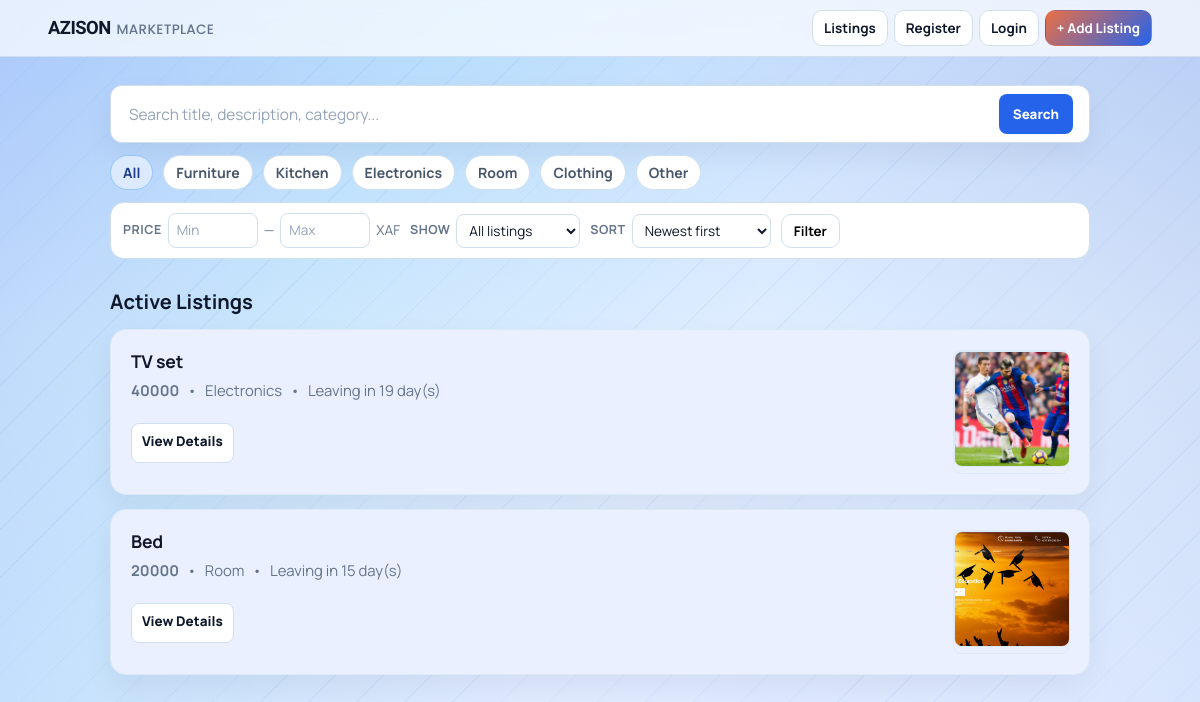
The page / on the database its author committed.
### tables this page shows
CREATE TABLE listings(
            id INTEGER PRIMARY KEY AUTOINCREMENT,
            title TEXT,
            price TEXT,
            category TEXT,
            phone TEXT,
            owner_phone TEXT,
            leave_date TEXT,
            description TEXT,
            image TEXT,
            is_featured INTEGER DEFAULT 0
        , view_count INTEGER DEFAULT 0);

### app.py (the view, shortened to what this page needs)
@app.route("/")
def home():
    conn = get_db()
    cursor = conn.cursor()
    category = request.args.get("category")
    search = request.args.get("search")
    min_price = request.args.get("min_price", "").strip()
    max_price = request.args.get("max_price", "").strip()
    show_filter = request.args.get("show", "").strip()
    sort = request.args.get("sort", "").strip()
    user_phone = get_session_phone()
    conditions = []
    params = []
    if category:
        conditions.append("category = ?")
        params.append(category)
    if search:
        query = f"%{search}%"
        conditions.append("(title LIKE ? OR category LIKE ? OR price LIKE ? OR phone LIKE ? OR description LIKE ?)")
        params.extend([query, query, query, query, query])
    if min_price:
        try:
            conditions.append("CAST(price AS INTEGER) >= ?")
            params.append(int(min_price))
        except ValueError:
            pass
    if max_price:
        try:
            conditions.append("CAST(price AS INTEGER) <= ?")
            params.append(int(max_price))
        except ValueError:
            pass
    if show_filter == "active":
        conditions.append("is_featured = 0")
    elif show_filter == "featured":
        conditions.append("is_featured = 1")
    if show_filter != "all":
        today_str = current_date().isoformat()
        conditions.append("leave_date >= ?")
        params.append(today_str)
    where_clause = " AND ".join(conditions) if conditions else "1"
    if sort == "price_asc":
        order_clause = "CAST(price AS INTEGER) ASC, id DESC"
    elif sort == "price_desc":
        order_clause = "CAST(price AS INTEGER) DESC, id DESC"
    elif sort == "ending_soon":
        order_clause = "leave_date ASC, is_featured DESC"
    else:
        order_clause = "is_featured DESC, id DESC"
    cursor.execute(
        f"SELECT * FROM listings WHERE {where_clause} ORDER BY {order_clause}",
        params,
    )
    all_listings = cursor.fetchall()
    today = current_date()
    featured_listings = []
    active_listings = []
    expired_listings = []
    for item in all_listings:
        leave_date = datetime.strptime(item["leave_date"], "%Y-%m-%d").date()
        days_left = (leave_date - today).days
        is_expired = days_left < 0
        owner_phone = item["owner_phone"] or ""
        listing_data = {
            "id": item["id"],
            "title": item["title"],
            "price": item["price"],
            "category": item["category"],
            "phone": item["phone"],
            "owner_phone": owner_phone,
            "leave_date": item["leave_date"],
            "description": item["description"] or "",
            "image": item["image"],
            "is_featured": item["is_featured"],
            "days_left": days_left,
            "is_expired": is_expired,
            "can_manage": bool(user_phone and user_phone == owner_phone),
        }
        if is_expired:
            expired_listings.append(listing_data)
        elif item["is_featured"] == 1:
            featured_listings.append(listing_data)
        else:
            active_listings.append(listing_data)
    enhanced_listings = featured_listings + active_listings + expired_listings
    conn.close()
    return render_template(
        "index.html",
        listings=enhanced_listings,
        search=search,
    )

### templates/index.html (shortened to what this page needs)
<!DOCTYPE html>
<html lang="en">
<head>
    <link rel="stylesheet" href="{{ url_for('static', filename='css/marketplace.css') }}">
</head>
<body>
    {% include "_navigation.html" %}
    <main class="page">
        <section class="controls">
            <form class="search" action="/" method="get">
                <input type="text" name="search" placeholder="Search title, description, category..." value="{{ request.args.get('search', '') }}">
                <button type="submit">Search</button>
            </form>
            {% set active_category = request.args.get('category') %}
            {% set active_search = request.args.get('search') %}
            {% set active_show = request.args.get('show') %}
            {% set active_sort = request.args.get('sort') %}
            {% set active_min = request.args.get('min_price', '') %}
            {% set active_max = request.args.get('max_price', '') %}
            <div class="chips">
                <a class="chip {% if not active_category %}active{% endif %}" href="{{ url_for('home', search=active_search, min_price=active_min, max_price=active_max, show=active_show, sort=active_sort) }}">All</a>
                <a class="chip {% if active_category == 'Furniture' %}active{% endif %}" href="{{ url_for('home', category='Furniture', search=active_search, min_price=active_min, max_price=active_max, show=active_show, sort=active_sort) }}">Furniture</a>
                <a class="chip {% if active_category == 'Kitchen' %}active{% endif %}" href="{{ url_for('home', category='Kitchen', search=active_search, min_price=active_min, max_price=active_max, show=active_show, sort=active_sort) }}">Kitchen</a>
                <a class="chip {% if active_category == 'Electronics' %}active{% endif %}" href="{{ url_for('home', category='Electronics', search=active_search, min_price=active_min, max_price=active_max, show=active_show, sort=active_sort) }}">Electronics</a>
                <a class="chip {% if active_category == 'Room' %}active{% endif %}" href="{{ url_for('home', category='Room', search=active_search, min_price=active_min, max_price=active_max, show=active_show, sort=active_sort) }}">Room</a>
                <a class="chip {% if active_category == 'Clothing' %}active{% endif %}" href="{{ url_for('home', category='Clothing', search=active_search, min_price=active_min, max_price=active_max, show=active_show, sort=active_sort) }}">Clothing</a>
                <a class="chip {% if active_category == 'Other' %}active{% endif %}" href="{{ url_for('home', category='Other', search=active_search, min_price=active_min, max_price=active_max, show=active_show, sort=active_sort) }}">Other</a>
            </div>
            <div class="filter-row">
                <form class="filter-form" action="/" method="get">
                    <div class="filter-group">
                        <label for="min_price">Price</label>
                        <input id="min_price" type="number" name="min_price" placeholder="Min" min="0" value="{{ active_min }}" style="width:90px;">
                        <span style="color:var(--muted);font-size:0.85rem;">—</span>
                        <input type="number" name="max_price" placeholder="Max" min="0" value="{{ active_max }}" style="width:90px;">
                        <span style="color:var(--muted);font-size:0.85rem;white-space:nowrap;">XAF</span>
                    </div>
                    <div class="filter-group">
                        <label for="show">Show</label>
                        <select id="show" name="show">
                            <option value="" {% if not active_show %}selected{% endif %}>All listings</option>
                        </select>
                    </div>
                    <div class="filter-group">
                        <label for="sort">Sort</label>
                        <select id="sort" name="sort">
                            <option value="newest" {% if not active_sort or active_sort == 'newest' %}selected{% endif %}>Newest first</option>
                        </select>
                    </div>
                    <button type="submit" style="padding:7px 12px;border:1px solid var(--line);border-radius:10px;background:#fff;font-weight:700;font-family:inherit;cursor:pointer;">Filter</button>
                </form>
            </div>
        </section>
        <section class="list">
            {% if listings %}
                {% set sections = namespace(featured_shown=false, active_shown=false, expired_shown=false) %}
                {% for item in listings %}
                    {% if item['is_expired'] and not sections.expired_shown %}
                        <div class="listing-section-heading">
                            <h2>Expired Listings</h2>
                        </div>
                        {% set sections.expired_shown = true %}
                    {% elif item['is_featured'] == 1 and not sections.featured_shown %}
                        <div class="listing-section-heading">
                            <h2>⭐ Featured Listings</h2>
                        </div>
                        {% set sections.featured_shown = true %}
                    {% elif not item['is_expired'] and item['is_featured'] != 1 and not sections.active_shown %}
                        <div class="listing-section-heading">
                            <h2>Active Listings</h2>
                        </div>
                        {% set sections.active_shown = true %}
                    {% endif %}
                    {% set detail_url = url_for('listing_detail', id=item['id'], category=request.args.get('category'), search=request.args.get('search')) %}
                    <article class="card clickable" data-href="{{ detail_url }}" tabindex="0" role="link" aria-label="Open listing: {{ item['title'] }}">
                        <div class="card-body">
                            <h2>
                                <a href="{{ detail_url }}">
                                    {{ item['title'] | highlight(search) }}
                                </a>
                            </h2>
                            <p class="meta">
                                <span><strong>{{ item['price'] | highlight(search) }}</strong></span>
                                <span>•</span>
                                <span>{{ item['category'] | highlight(search) }}</span>
                                <span>•</span>
                                {% if item['is_expired'] %}
                                    <span class="deadline expired">Expired {{ item['days_left'] * -1 }} day(s) ago</span>
                                {% elif item['days_left'] <= 3 %}
                                    <span class="deadline soon">⚡ Leaving in {{ item['days_left'] }} day(s)</span>
                                {% else %}
                                    <span class="deadline">Leaving in {{ item['days_left'] }} day(s)</span>
                                {% endif %}
                            </p>
                            <div class="actions">
                                <a class="action-link" href="{{ detail_url }}">View Details</a>
                            </div>
                        </div>
                        {% if item['image'] %}
                            <a class="thumb-link lightbox-trigger" href="{{ listing_image_url(item['image']) }}" title="Open full image">
                                <img class="thumb" src="{{ listing_image_url(item['image']) }}" alt="{{ item['title'] }}">
                            </a>
                        {% endif %}
                    </article>
                {% endfor %}
            {% else %}
                <p class="empty">No listings match your current search/filter.</p>
            {% endif %}
        </section>
    </main>
</body>
</html>

### rows shown on the page
listings: is_featured "Active Listings", title|highlight "TV set", price|highlight "40000", category|highlight "Electronics", days_left "19", image (picture)
listings: title|highlight "Bed", price|highlight "20000", category|highlight "Room", days_left "15", image (picture)
